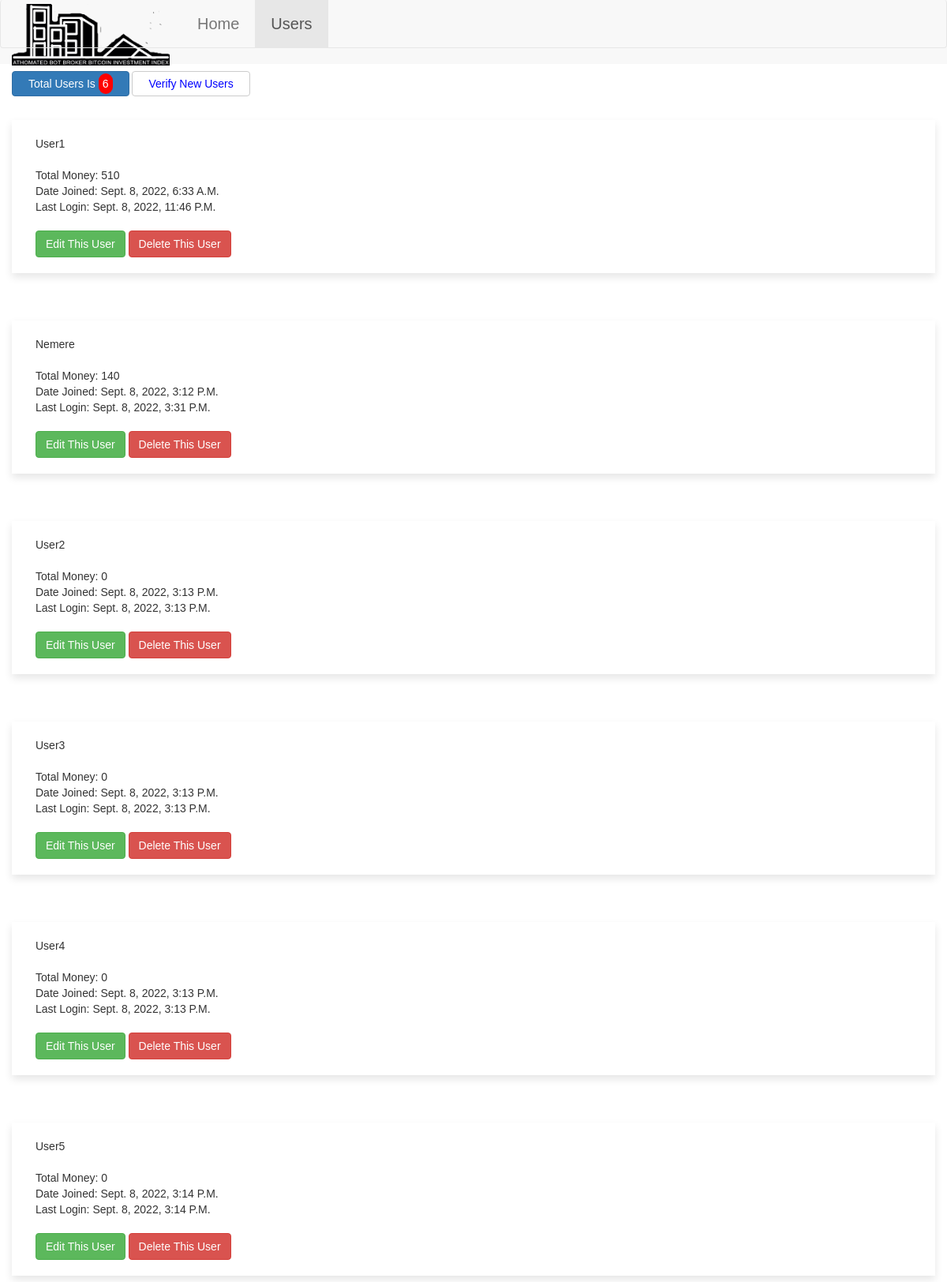
The page /users/ (signed in) on the database its author committed.
### webapp/models.py (models this page shows, shortened)
class Users(models.Model):
    name                = models.ForeignKey(User, on_delete=models.CASCADE, null=True)
    date_joined         = models.DateTimeField(verbose_name="date joined", auto_now_add=True)
    last_login          = models.DateTimeField(verbose_name="last login", auto_now=True)
    total               = models.IntegerField(default=0, null=True)
    bonus               = models.IntegerField(default=0, null=True)
    percentage           = models.IntegerField(default=0, null=True)
    money               = models.IntegerField(default=0, null=True)

### webapp/views.py (the view)
# urls.py: path('users/', views.users, name='users'),
@login_required(login_url='user_login')
def users(request):
    user = Users.objects.all()
    context = {
        'user': user
    }
    return render(request, 'users.html', context)

### templates/users.html (shortened to what this page needs)
{% load static %}
<!DOCTYPE html>
<html lang="en">
<head>
    <link rel="stylesheet" type="text/css" href="{% static 'css/css.css' %}">
    <link rel="stylesheet" type="text/css" href="{% static 'font-awesome/css/font-awesome.min.css' %}">
    <link rel="stylesheet" type="text/css" href="{% static 'bootstrap/css/bootstrap.min.css' %}">
    <link rel="stylesheet" type="text/css" href="{% static 'bootstrap/js/bootstrap.min.js' %}">
</head>
<body>
    <nav class="navbar-default navbar-fixed-top nav" role="navigation">
        <a class="navbar-brand" href="#" ><img src="{% static 'image/logo.png' %}" alt="" style="width: 200px; margin-top: -10px;"></a>
        <div class="navbar collapse navbar-collapse ">
            <ul class="nav navbar-nav">
                <li><a href="{% url 'adminpage' %}">home</a></li>
                <li class="active"><a href="{% url 'users' %}">users</a></li>
            </ul>
        </div>
    </nav>
    <div class="container">
        <div class="row testimone">
            <label style="padding: 5px; margin-top: 20px;" class="btn btn-primary">
                <div class="col-12">
                    <div class="col-md-6" >total users is <span style="padding: 5px; background-color:red; border-radius:10px;">{{user.count}}</span></div>
                </div>
            </label>
            <label style="padding: 5px; margin-top: 20px;" class="btn btn-default">
                <div class="col-12">
                    <a style="color:blue;" href="{% url 'new_users' %}" class="col-md-6">verify new users</a>
                </div>
            </label>
            {% for user in user %}
            <div class="col-md-12 testimonies">
                <div class="col-md-6">
                    <div>
                        {{user.name}}
                    </div><br>
                    <div>
                        total money:
                        {{user.total}}<br>
                        date joined: {{user.date_joined}}<br>
                        last login: {{user.last_login}}<br>
                    </div><br>
                    <a href="{% url 'user_infor' user.id%}" class="btn btn-success" role="button">edit this user</a>
                    <a href="{% url 'users_delete' user.id %}" class="btn btn-danger" role="button">delete this user</a>
                </div>
            </div>
            {% endfor %}
        </div>
    </div>
</body>
</html>

### static/css/css.css (style rules this page uses)
* { margin:0;padding:0; box-sizing: border-box; font-family: Arial, Helvetica, sans-serif; text-transform: capitalize; text-decoration: none; }
.testimone { margin-top: 50px; }
.testimonies { box-shadow: 0 5px 10px rgba(0, 0, 0, .1); padding: 20px; margin: 30px 0; }
.container-fluid, .container { margin: 20px 0; }
nav { width: auto; }
nav .navbar ul li a { font-size: 20px; padding: 20px; color: #333; display: block; }

### rows shown on the page
Users: name "User1", total "510", date_joined "Sept. 8, 2022, 6:33 A.m.", last_login "Sept. 8, 2022, 11:46 P.m."
Users: name "Nemere", total "140", date_joined "Sept. 8, 2022, 3:12 P.m.", last_login "Sept. 8, 2022, 3:31 P.m."
Users: name "User2", total "0", date_joined "Sept. 8, 2022, 3:13 P.m.", last_login "Sept. 8, 2022, 3:13 P.m."
Users: name "User3", total "0", date_joined "Sept. 8, 2022, 3:13 P.m.", last_login "Sept. 8, 2022, 3:13 P.m."
Users: name "User4", total "0", date_joined "Sept. 8, 2022, 3:13 P.m.", last_login "Sept. 8, 2022, 3:13 P.m."
Users: name "User5", total "0", date_joined "Sept. 8, 2022, 3:14 P.m.", last_login "Sept. 8, 2022, 3:14 P.m."

### other values the page prints
{{ user.count }} "6"
